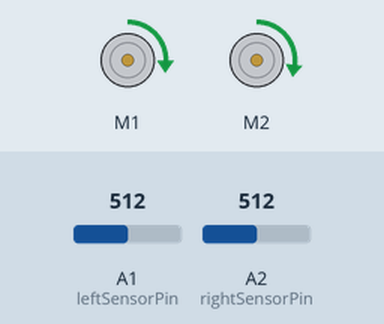
The sketch below on a simulated Arduino Uno, built with avr-gcc and run on an emulated ATmega328P. Parts: 2 × DC motor (green arrow = forward, orange = backward, longer = faster). Inputs (shaded band) come from the test bench; at power-on: A1 (leftSensorPin) = 512, A2 (rightSensorPin) = 512. What the sketch prints to the serial monitor is not drawn.

Above: at 1.2 s.
1.3 s: A1 (leftSensorPin) set to 958
2.8 s: A1 (leftSensorPin) set to 985
At 3.1 s:
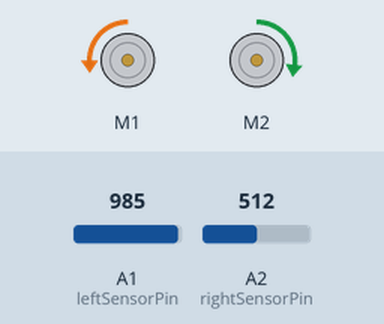
4.3 s: A1 (leftSensorPin) set to 960
At 5.5 s:
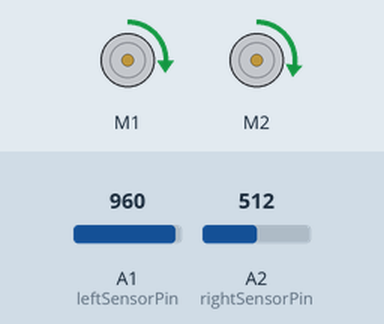
5.8 s: A2 (rightSensorPin) set to 953
7.3 s: A2 (rightSensorPin) set to 988
At 7.7 s:
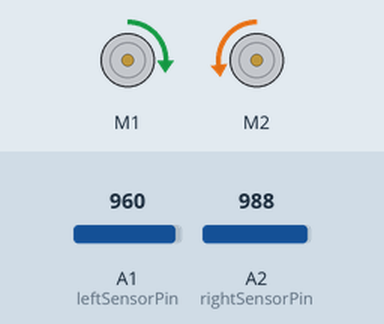
8.8 s: A2 (rightSensorPin) set to 960
At 10.1 s:
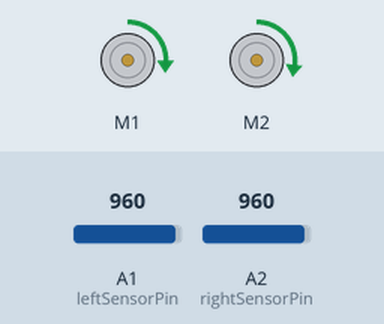
Timing chart, 0 to 11.3 s (numbered marks = the images above; inputs shaded):
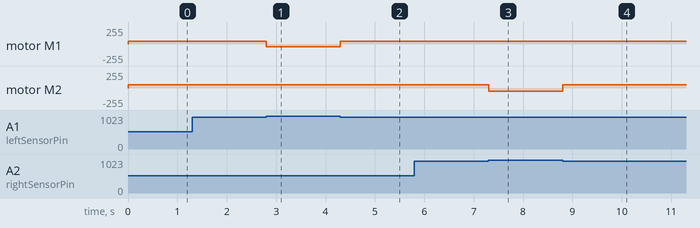

Measured:
- the behaviour switches between 970 and 971 on A1 (leftSensorPin) (found by bisection; images 0 and 1)
- the behaviour switches between 970 and 971 on A2 (rightSensorPin) (found by bisection; images 2 and 3)
- after the input at 1.3 s, every drawn part: stays the same
- after the input at 2.8 s, motor M1: forward 44/255 → backward 44/255 at once
- after the input at 4.3 s, motor M1: backward 44/255 → forward 44/255 at once
- after the input at 5.8 s, every drawn part: stays the same
- after the input at 7.3 s, motor M2: forward 50/255 → backward 50/255 at once
- after the input at 8.8 s, motor M2: backward 50/255 → forward 50/255 at once

The sketch:

BangBang.ino
```cpp
#include <Adafruit_MotorShield.h>

const int middleSensorPin = A0;
const int leftSensorPin = A1;
const int rightSensorPin = A2;

// Create the motor shield object with the default I2C address
Adafruit_MotorShield AFMS = Adafruit_MotorShield();

Adafruit_DCMotor *leftMotor = AFMS.getMotor(1);
Adafruit_DCMotor *rightMotor = AFMS.getMotor(2);
int left_offset = 6;

void setup() {
  Serial.begin(9600);           // set up Serial library at 9600 bps
  Serial.println("Adafruit Motorshield v2 - DC Motor test!");

  if (!AFMS.begin()) {         // create with the default frequency 1.6KHz
    Serial.println("Could not find Motor Shield. Check wiring.");
    while (1);
  }
  Serial.println("Motor Shield found.");

  // Set the speed to start, from 0 (off) to 255 (max speed)
  leftMotor->setSpeed(50-left_offset);
  rightMotor->setSpeed(50);
  leftMotor->run(FORWARD);
  rightMotor->run(FORWARD);

}

// checkSensor() returns true sensor if on the tape
bool checkSensor(int sensorPin){
  if (analogRead(sensorPin) > 970) {
    return true;
  } else {
    return false;
  }
}


void turnLeft(){
  while(checkSensor(leftSensorPin)) {
    leftMotor->setSpeed(50-left_offset);
    rightMotor->setSpeed(50);
    leftMotor->run(BACKWARD);
    rightMotor->run(FORWARD);
  }
}


void turnRight(){
  while(checkSensor(rightSensorPin)) {
    leftMotor->setSpeed(50-left_offset);
    rightMotor->setSpeed(50);
    leftMotor->run(FORWARD);
    rightMotor->run(BACKWARD);
  }
}

void driveForward(){
    leftMotor->setSpeed(50-left_offset);
    rightMotor->setSpeed(50);
    leftMotor->run(FORWARD);
    rightMotor->run(FORWARD);
}


void loop() {
  if (checkSensor(leftSensorPin)){
    turnLeft();
  } else if (checkSensor(rightSensorPin)) {
    turnRight();
  } else {
    driveForward();
  }
}
```
